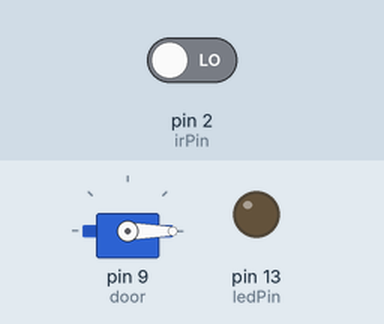
The sketch below on a simulated Arduino Uno, built with avr-gcc and run on an emulated ATmega328P. Shown: servo, output pins drawn as LEDs (lit = HIGH). The inputs (shaded band) are chosen by the test bench; at power-on: pin 2 (irPin) LOW. What the sketch prints to the serial monitor is not drawn.

Above: at 1.8 s.
1.9 s: pin 2 (irPin) driven HIGH
At 2.6 s:
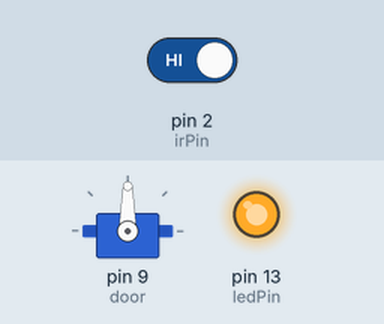
Timing chart, 0 to 8.5 s (numbered marks = the images above; inputs shaded):
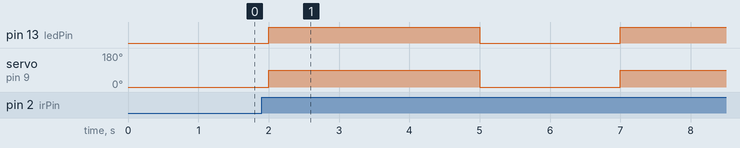

The sketch:

smart_door.ino
```cpp
#include <Servo.h>

Servo door;

int irPin = 2;     // IR receiver output
int ledPin = 13;   // LED indicator

void setup() {
  pinMode(irPin, INPUT);
  pinMode(ledPin, OUTPUT);

  Serial.begin(9600);

  door.attach(9);     // Servo PWM pin
  door.write(0);      // Door initially closed

  Serial.println("Smart Door System Initialized");
}

void loop() {
  int irState = digitalRead(irPin);

  if (irState == HIGH) {   // Signal detected
    Serial.println("🚶 Person Detected -> Opening Door");

    digitalWrite(ledPin, HIGH);  // LED ON
    door.write(90);              // Open door
    delay(3000);                // Keep door open

    Serial.println("⏳ Waiting...");

    door.write(0);              // Close door
    digitalWrite(ledPin, LOW);  // LED OFF

    Serial.println("🚪 Door Closed\n");
    delay(2000);                // Prevent repeated triggering
  }
  else {
    Serial.println("No Movement");
    delay(500);
  }
}
```

Measured:
- after the input at 1.9 s, pin 13 (ledPin): LOW → HIGH after 0.10 s, → LOW 3.0 s later, → HIGH 2.0 s later; servo on pin 9 (door): 0° → 90° after 0.10 s, → 0° 3.0 s later, → 90° 2.0 s later
